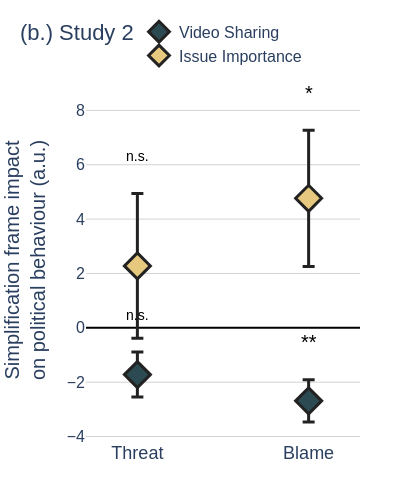

The cell this chart's notebook holds for it:
### Code cell
import pandas as pd
import plotly.graph_objects as go
import numpy as np

# Create the plot 
fig = go.Figure()

# Define conditions a
conditions = ['Threat', 'Blame']
sharing_color = '#2C4A52'    # Dark teal (agreement/upper diamond)
importance_color = '#E6C87F' # Muted yellow-beige (importance/lower diamond)
error_color = '#222222'      # Black (slightly gray)
grid_color = '#D3D3D3'       # Light gray

# Extract coefficients 
threat_imp_coef = 2.7773
threat_imp_se = 2.660
blame_imp_coef = 5.2652
blame_imp_se = 2.505

threat_clap_coef = -1.2202
threat_clap_se = 0.827
blame_clap_coef = -2.1850
blame_clap_se = 0.779

# Adjust coefficients 
adjusted_threat_imp = threat_imp_coef - 0.5
adjusted_blame_imp = blame_imp_coef - 0.5
adjusted_threat_clap = threat_clap_coef - 0.5
adjusted_blame_clap = blame_clap_coef - 0.5

# Add Video Sharing data 
fig.add_trace(go.Scatter(
    name='Video Sharing',
    x=conditions,
    y=[adjusted_threat_clap, adjusted_blame_clap],
    error_y=dict(
        type='data',
        array=[threat_clap_se, blame_clap_se],
        visible=True,
        thickness=3,
        width=6,
        color=error_color  
    ),
    mode='markers',  
    marker=dict(
        size=20,  
        color=sharing_color,
        symbol='diamond',
        line=dict(width=3, color=error_color)
    ),
    hovertemplate='Video Sharing - %{x}: %{y:.2f} ± %{error_y.array:.2f}<extra></extra>'
))

# Add Issue Importance 
fig.add_trace(go.Scatter(
    name='Issue Importance',
    x=conditions,
    y=[adjusted_threat_imp, adjusted_blame_imp],
    error_y=dict(
        type='data',
        array=[threat_imp_se, blame_imp_se],
        visible=True,
        thickness=3,
        width=6,
        color=error_color 
    ),
    mode='markers',
    marker=dict(
        size=20, 
        color=importance_color,
        symbol='diamond',
        line=dict(width=3, color=error_color)
    ),
    hovertemplate='Issue Importance - %{x}: %{y:.2f} ± %{error_y.array:.2f}<extra></extra>'
))

# Calculate significance 
def get_significance_stars(p_value):
    if p_value < 0.001:
        return '***'
    elif p_value < 0.01:
        return '**'
    elif p_value < 0.05:
        return '*'
    else:
        return 'n.s.'

# Add significance annotations 
y_offset = 1.0 

# Video Sharing 
fig.add_annotation(
    x='Threat', 
    y=adjusted_threat_clap + threat_clap_se + y_offset,
    text=get_significance_stars(0.140), 
    showarrow=False, 
    font=dict(
        size=20 if get_significance_stars(0.140) != 'n.s.' else 14, 
        color='black', 
        family='Arial'  
    ),
    yshift=10
)

fig.add_annotation(
    x='Blame', 
    y=adjusted_blame_clap + blame_clap_se + y_offset,
    text=get_significance_stars(0.005),  
    showarrow=False, 
    font=dict(
        size=20 if get_significance_stars(0.005) != 'n.s.' else 14,  
        color='black', 
        family='Arial'  
    ),
    yshift=10
)

# Issue Importance 
fig.add_annotation(
    x='Threat', 
    y=adjusted_threat_imp + threat_imp_se + y_offset,
    text=get_significance_stars(0.297),  
    showarrow=False, 
    font=dict(
        size=20 if get_significance_stars(0.297) != 'n.s.' else 14, 
        color='black', 
        family='Arial'  
    ),
    yshift=10
)

fig.add_annotation(
    x='Blame', 
    y=adjusted_blame_imp + blame_imp_se + y_offset,
    text=get_significance_stars(0.036),
    showarrow=False, 
    font=dict(
        size=20 if get_significance_stars(0.036) != 'n.s.' else 14,
        color='black', 
        family='Arial' 
    ),
    yshift=10
)

# Customize layout
fig.update_layout(
    title=dict(
        text="(b.) Study 2",  
        x=0.05,  
        xanchor='left', 
        font=dict(size=22, family='Arial')  
    ),
    xaxis=dict(
        title="",
        tickmode='array',
        tickvals=conditions,
        ticktext=conditions,
        tickfont=dict(size=18, family='Arial'),
        showgrid=False,
        range=[-0.3, 1.3]  
    ),
    yaxis=dict(
        title="Simplification frame impact<br>on political behaviour (a.u.)",  
        title_font=dict(size=20, family='Arial'),  
        tickfont=dict(size=16, family='Arial'),  
        gridcolor=grid_color,
        gridwidth=1,
        zeroline=True,
        zerolinewidth=2,
        zerolinecolor='black'
    ),
    showlegend=True,
    legend=dict(
        orientation="h",
        yanchor="bottom",
        y=1.02,
        xanchor="center",
        x=0.5,
        font=dict(size=16, family='Arial'),  
        bgcolor='rgba(255,255,255,0.8)'
    ),
    template="plotly_white",
    width=400,
    height=500,
    margin=dict(l=80, r=40, t=80, b=60)
)
fig.update_layout(
    plot_bgcolor='white',
    paper_bgcolor='white'
)

fig.show()

### Figure 1 — Plotly figure (JSON) as saved in the notebook; plotly's stock layout.template omitted (floating-point values rounded to 4 significant figures)
{"data": [{"error_y": {"array": [0.827, 0.779], "color": "#222222", "thickness": 3, "type": "data", "visible": true, "width": 6}, "hovertemplate": "Video Sharing - %{x}: %{y:.2f} ± %{error_y.array:.2f}<extra></extra>", "marker": {"color": "#2C4A52", "line": {"color": "#222222", "width": 3}, "size": 20, "symbol": "diamond"}, "mode": "markers", "name": "Video Sharing", "type": "scatter", "x": ["Threat", "Blame"], "y": [-1.72, -2.685]}, {"error_y": {"array": [2.66, 2.505], "color": "#222222", "thickness": 3, "type": "data", "visible": true, "width": 6}, "hovertemplate": "Issue Importance - %{x}: %{y:.2f} ± %{error_y.array:.2f}<extra></extra>", "marker": {"color": "#E6C87F", "line": {"color": "#222222", "width": 3}, "size": 20, "symbol": "diamond"}, "mode": "markers", "name": "Issue Importance", "type": "scatter", "x": ["Threat", "Blame"], "y": [2.277, 4.765]}], "layout": {"annotations": [{"font": {"color": "black", "family": "Arial", "size": 14}, "showarrow": false, "text": "n.s.", "x": "Threat", "y": 0.1068, "yshift": 10}, {"font": {"color": "black", "family": "Arial", "size": 20}, "showarrow": false, "text": "**", "x": "Blame", "y": -0.906, "yshift": 10}, {"font": {"color": "black", "family": "Arial", "size": 14}, "showarrow": false, "text": "n.s.", "x": "Threat", "y": 5.937, "yshift": 10}, {"font": {"color": "black", "family": "Arial", "size": 20}, "showarrow": false, "text": "*", "x": "Blame", "y": 8.27, "yshift": 10}], "height": 500, "legend": {"bgcolor": "rgba(255,255,255,0.8)", "font": {"family": "Arial", "size": 16}, "orientation": "h", "x": 0.5, "xanchor": "center", "y": 1.02, "yanchor": "bottom"}, "margin": {"b": 60, "l": 80, "r": 40, "t": 80}, "paper_bgcolor": "white", "plot_bgcolor": "white", "showlegend": true, "title": {"font": {"family": "Arial", "size": 22}, "text": "(b.) Study 2", "x": 0.05, "xanchor": "left"}, "width": 400, "xaxis": {"range": [-0.3, 1.3], "showgrid": false, "tickfont": {"family": "Arial", "size": 18}, "tickmode": "array", "ticktext": ["Threat", "Blame"], "tickvals": ["Threat", "Blame"], "title": {"text": ""}}, "yaxis": {"gridcolor": "#D3D3D3", "gridwidth": 1, "tickfont": {"family": "Arial", "size": 16}, "title": {"font": {"family": "Arial", "size": 20}, "text": "Simplification frame impact<br>on political behaviour (a.u.)"}, "zeroline": true, "zerolinecolor": "black", "zerolinewidth": 2}}}
